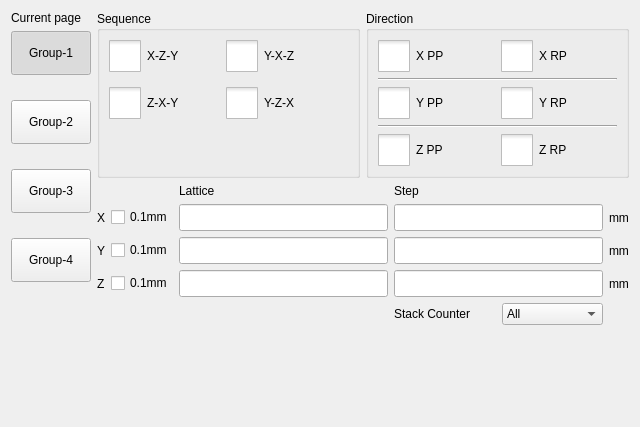
<?xml version="1.0" encoding="UTF-8"?>
<ui version="4.0">
 <class>ICHCStackedSettingsFrame</class>
 <widget class="QFrame" name="ICHCStackedSettingsFrame">
  <property name="geometry">
   <rect>
    <x>0</x>
    <y>0</y>
    <width>640</width>
    <height>427</height>
   </rect>
  </property>
  <property name="minimumSize">
   <size>
    <width>640</width>
    <height>0</height>
   </size>
  </property>
  <property name="maximumSize">
   <size>
    <width>640</width>
    <height>16777215</height>
   </size>
  </property>
  <property name="windowTitle">
   <string>Frame</string>
  </property>
  <property name="frameShape">
   <enum>QFrame::NoFrame</enum>
  </property>
  <property name="frameShadow">
   <enum>QFrame::Plain</enum>
  </property>
  <layout class="QHBoxLayout" name="horizontalLayout_3">
   <item>
    <layout class="QVBoxLayout" name="verticalLayout_3">
     <item>
      <widget class="QLabel" name="currentPageLabel">
       <property name="text">
        <string>Current page</string>
       </property>
      </widget>
     </item>
     <item>
      <layout class="QVBoxLayout" name="verticalLayout">
       <property name="spacing">
        <number>25</number>
       </property>
       <item>
        <widget class="QPushButton" name="page0ToolButton">
         <property name="sizePolicy">
          <sizepolicy hsizetype="Fixed" vsizetype="Fixed">
           <horstretch>0</horstretch>
           <verstretch>0</verstretch>
          </sizepolicy>
         </property>
         <property name="minimumSize">
          <size>
           <width>80</width>
           <height>44</height>
          </size>
         </property>
         <property name="maximumSize">
          <size>
           <width>80</width>
           <height>44</height>
          </size>
         </property>
         <property name="text">
          <string>Group-1</string>
         </property>
         <property name="checkable">
          <bool>true</bool>
         </property>
         <property name="checked">
          <bool>true</bool>
         </property>
         <attribute name="buttonGroup">
          <string notr="true">buttonGroup_2</string>
         </attribute>
        </widget>
       </item>
       <item>
        <widget class="QPushButton" name="page1ToolButton">
         <property name="sizePolicy">
          <sizepolicy hsizetype="Fixed" vsizetype="Fixed">
           <horstretch>0</horstretch>
           <verstretch>0</verstretch>
          </sizepolicy>
         </property>
         <property name="minimumSize">
          <size>
           <width>80</width>
           <height>44</height>
          </size>
         </property>
         <property name="maximumSize">
          <size>
           <width>80</width>
           <height>44</height>
          </size>
         </property>
         <property name="text">
          <string>Group-2</string>
         </property>
         <property name="checkable">
          <bool>true</bool>
         </property>
         <attribute name="buttonGroup">
          <string notr="true">buttonGroup_2</string>
         </attribute>
        </widget>
       </item>
       <item>
        <widget class="QPushButton" name="page2ToolButton">
         <property name="sizePolicy">
          <sizepolicy hsizetype="Fixed" vsizetype="Fixed">
           <horstretch>0</horstretch>
           <verstretch>0</verstretch>
          </sizepolicy>
         </property>
         <property name="minimumSize">
          <size>
           <width>80</width>
           <height>44</height>
          </size>
         </property>
         <property name="maximumSize">
          <size>
           <width>80</width>
           <height>44</height>
          </size>
         </property>
         <property name="text">
          <string>Group-3</string>
         </property>
         <property name="checkable">
          <bool>true</bool>
         </property>
         <attribute name="buttonGroup">
          <string notr="true">buttonGroup_2</string>
         </attribute>
        </widget>
       </item>
       <item>
        <widget class="QPushButton" name="page3ToolButton">
         <property name="sizePolicy">
          <sizepolicy hsizetype="Fixed" vsizetype="Fixed">
           <horstretch>0</horstretch>
           <verstretch>0</verstretch>
          </sizepolicy>
         </property>
         <property name="minimumSize">
          <size>
           <width>80</width>
           <height>44</height>
          </size>
         </property>
         <property name="maximumSize">
          <size>
           <width>80</width>
           <height>44</height>
          </size>
         </property>
         <property name="text">
          <string>Group-4</string>
         </property>
         <property name="checkable">
          <bool>true</bool>
         </property>
         <attribute name="buttonGroup">
          <string notr="true">buttonGroup_2</string>
         </attribute>
        </widget>
       </item>
       <item>
        <spacer name="verticalSpacer">
         <property name="orientation">
          <enum>Qt::Vertical</enum>
         </property>
         <property name="sizeHint" stdset="0">
          <size>
           <width>20</width>
           <height>40</height>
          </size>
         </property>
        </spacer>
       </item>
      </layout>
     </item>
    </layout>
   </item>
   <item>
    <layout class="QVBoxLayout" name="verticalLayout_2">
     <item>
      <layout class="QHBoxLayout" name="horizontalLayout">
       <item>
        <widget class="QGroupBox" name="groupBox">
         <property name="title">
          <string>Sequence</string>
         </property>
         <layout class="QFormLayout" name="formLayout">
          <property name="fieldGrowthPolicy">
           <enum>QFormLayout::AllNonFixedFieldsGrow</enum>
          </property>
          <property name="horizontalSpacing">
           <number>15</number>
          </property>
          <property name="verticalSpacing">
           <number>15</number>
          </property>
          <item row="0" column="0">
           <widget class="QCheckBox" name="xzyCheckBox">
            <property name="sizePolicy">
             <sizepolicy hsizetype="Fixed" vsizetype="Fixed">
              <horstretch>0</horstretch>
              <verstretch>0</verstretch>
             </sizepolicy>
            </property>
            <property name="minimumSize">
             <size>
              <width>102</width>
              <height>0</height>
             </size>
            </property>
            <property name="maximumSize">
             <size>
              <width>100</width>
              <height>16777215</height>
             </size>
            </property>
            <property name="styleSheet">
             <string notr="true">::indicator {
     width: 32px;
     height: 32px;
 }

::indicator:unchecked 
{
     image: url(:/resource/check_unchecked.png);
 }
::indicator:checked 
{
     image: url(:/resource/check_checked.png);
 }
</string>
            </property>
            <property name="text">
             <string>X-Z-Y</string>
            </property>
            <attribute name="buttonGroup">
             <string notr="true">buttonGroup</string>
            </attribute>
           </widget>
          </item>
          <item row="1" column="0">
           <widget class="QCheckBox" name="zxyCheckBox">
            <property name="sizePolicy">
             <sizepolicy hsizetype="Fixed" vsizetype="Fixed">
              <horstretch>0</horstretch>
              <verstretch>0</verstretch>
             </sizepolicy>
            </property>
            <property name="minimumSize">
             <size>
              <width>102</width>
              <height>0</height>
             </size>
            </property>
            <property name="styleSheet">
             <string notr="true">::indicator {
     width: 32px;
     height: 32px;
 }

::indicator:unchecked 
{
     image: url(:/resource/check_unchecked.png);
 }
::indicator:checked 
{
     image: url(:/resource/check_checked.png);
 }
</string>
            </property>
            <property name="text">
             <string>Z-X-Y</string>
            </property>
            <attribute name="buttonGroup">
             <string notr="true">buttonGroup</string>
            </attribute>
           </widget>
          </item>
          <item row="1" column="1">
           <widget class="QCheckBox" name="yzxCheckBox">
            <property name="sizePolicy">
             <sizepolicy hsizetype="Fixed" vsizetype="Fixed">
              <horstretch>0</horstretch>
              <verstretch>0</verstretch>
             </sizepolicy>
            </property>
            <property name="minimumSize">
             <size>
              <width>100</width>
              <height>0</height>
             </size>
            </property>
            <property name="styleSheet">
             <string notr="true">::indicator {
     width: 32px;
     height: 32px;
 }

::indicator:unchecked 
{
     image: url(:/resource/check_unchecked.png);
 }
::indicator:checked 
{
     image: url(:/resource/check_checked.png);
 }
</string>
            </property>
            <property name="text">
             <string>Y-Z-X</string>
            </property>
            <attribute name="buttonGroup">
             <string notr="true">buttonGroup</string>
            </attribute>
           </widget>
          </item>
          <item row="0" column="1">
           <widget class="QCheckBox" name="yxzCheckBox">
            <property name="sizePolicy">
             <sizepolicy hsizetype="Fixed" vsizetype="Fixed">
              <horstretch>0</horstretch>
              <verstretch>0</verstretch>
             </sizepolicy>
            </property>
            <property name="minimumSize">
             <size>
              <width>100</width>
              <height>0</height>
             </size>
            </property>
            <property name="maximumSize">
             <size>
              <width>100</width>
              <height>16777215</height>
             </size>
            </property>
            <property name="styleSheet">
             <string notr="true">::indicator {
     width: 32px;
     height: 32px;
 }

::indicator:unchecked 
{
     image: url(:/resource/check_unchecked.png);
 }
::indicator:checked 
{
     image: url(:/resource/check_checked.png);
 }
</string>
            </property>
            <property name="text">
             <string>Y-X-Z</string>
            </property>
            <attribute name="buttonGroup">
             <string notr="true">buttonGroup</string>
            </attribute>
           </widget>
          </item>
         </layout>
        </widget>
       </item>
       <item>
        <widget class="QGroupBox" name="groupBox_2">
         <property name="title">
          <string>Direction</string>
         </property>
         <layout class="QFormLayout" name="formLayout_2">
          <property name="fieldGrowthPolicy">
           <enum>QFormLayout::AllNonFixedFieldsGrow</enum>
          </property>
          <property name="horizontalSpacing">
           <number>11</number>
          </property>
          <property name="verticalSpacing">
           <number>6</number>
          </property>
          <item row="0" column="0">
           <widget class="QCheckBox" name="xPPCheckBox">
            <property name="sizePolicy">
             <sizepolicy hsizetype="Fixed" vsizetype="Fixed">
              <horstretch>0</horstretch>
              <verstretch>0</verstretch>
             </sizepolicy>
            </property>
            <property name="minimumSize">
             <size>
              <width>112</width>
              <height>32</height>
             </size>
            </property>
            <property name="maximumSize">
             <size>
              <width>16777215</width>
              <height>16777215</height>
             </size>
            </property>
            <property name="styleSheet">
             <string notr="true">::indicator {
     width: 32px;
     height: 32px;
 }

::indicator:unchecked 
{
     image: url(:/resource/check_unchecked.png);
 }
::indicator:checked 
{
     image: url(:/resource/check_checked.png);
 }
</string>
            </property>
            <property name="text">
             <string>X PP</string>
            </property>
            <attribute name="buttonGroup">
             <string notr="true">buttonGroup_3</string>
            </attribute>
           </widget>
          </item>
          <item row="0" column="1">
           <widget class="QCheckBox" name="xRPCheckBox">
            <property name="sizePolicy">
             <sizepolicy hsizetype="Fixed" vsizetype="Fixed">
              <horstretch>0</horstretch>
              <verstretch>0</verstretch>
             </sizepolicy>
            </property>
            <property name="minimumSize">
             <size>
              <width>112</width>
              <height>32</height>
             </size>
            </property>
            <property name="layoutDirection">
             <enum>Qt::LeftToRight</enum>
            </property>
            <property name="styleSheet">
             <string notr="true">::indicator {
     width: 32px;
     height: 32px;
 }

::indicator:unchecked 
{
     image: url(:/resource/check_unchecked.png);
 }
::indicator:checked 
{
     image: url(:/resource/check_checked.png);
 }
</string>
            </property>
            <property name="text">
             <string>X RP</string>
            </property>
            <attribute name="buttonGroup">
             <string notr="true">buttonGroup_3</string>
            </attribute>
           </widget>
          </item>
          <item row="2" column="0">
           <widget class="QCheckBox" name="yPPCheckBox">
            <property name="sizePolicy">
             <sizepolicy hsizetype="Fixed" vsizetype="Fixed">
              <horstretch>0</horstretch>
              <verstretch>0</verstretch>
             </sizepolicy>
            </property>
            <property name="minimumSize">
             <size>
              <width>112</width>
              <height>32</height>
             </size>
            </property>
            <property name="styleSheet">
             <string notr="true">::indicator {
     width: 32px;
     height: 32px;
 }

::indicator:unchecked 
{
     image: url(:/resource/check_unchecked.png);
 }
::indicator:checked 
{
     image: url(:/resource/check_checked.png);
 }
</string>
            </property>
            <property name="text">
             <string>Y PP</string>
            </property>
            <attribute name="buttonGroup">
             <string notr="true">buttonGroup_4</string>
            </attribute>
           </widget>
          </item>
          <item row="2" column="1">
           <widget class="QCheckBox" name="yRPCheckBox">
            <property name="sizePolicy">
             <sizepolicy hsizetype="Fixed" vsizetype="Fixed">
              <horstretch>0</horstretch>
              <verstretch>0</verstretch>
             </sizepolicy>
            </property>
            <property name="minimumSize">
             <size>
              <width>112</width>
              <height>32</height>
             </size>
            </property>
            <property name="styleSheet">
             <string notr="true">::indicator {
     width: 32px;
     height: 32px;
 }

::indicator:unchecked 
{
     image: url(:/resource/check_unchecked.png);
 }
::indicator:checked 
{
     image: url(:/resource/check_checked.png);
 }
</string>
            </property>
            <property name="text">
             <string>Y RP</string>
            </property>
            <attribute name="buttonGroup">
             <string notr="true">buttonGroup_4</string>
            </attribute>
           </widget>
          </item>
          <item row="4" column="0">
           <widget class="QCheckBox" name="zPPCheckBox">
            <property name="sizePolicy">
             <sizepolicy hsizetype="Fixed" vsizetype="Fixed">
              <horstretch>0</horstretch>
              <verstretch>0</verstretch>
             </sizepolicy>
            </property>
            <property name="minimumSize">
             <size>
              <width>112</width>
              <height>32</height>
             </size>
            </property>
            <property name="styleSheet">
             <string notr="true">::indicator {
     width: 32px;
     height: 32px;
 }

::indicator:unchecked 
{
     image: url(:/resource/check_unchecked.png);
 }
::indicator:checked 
{
     image: url(:/resource/check_checked.png);
 }
</string>
            </property>
            <property name="text">
             <string>Z PP</string>
            </property>
            <attribute name="buttonGroup">
             <string notr="true">buttonGroup_5</string>
            </attribute>
           </widget>
          </item>
          <item row="4" column="1">
           <widget class="QCheckBox" name="zRPCheckBox">
            <property name="sizePolicy">
             <sizepolicy hsizetype="Fixed" vsizetype="Fixed">
              <horstretch>0</horstretch>
              <verstretch>0</verstretch>
             </sizepolicy>
            </property>
            <property name="minimumSize">
             <size>
              <width>112</width>
              <height>32</height>
             </size>
            </property>
            <property name="styleSheet">
             <string notr="true">::indicator {
     width: 32px;
     height: 32px;
 }

::indicator:unchecked 
{
     image: url(:/resource/check_unchecked.png);
 }
::indicator:checked 
{
     image: url(:/resource/check_checked.png);
 }
</string>
            </property>
            <property name="text">
             <string>Z RP</string>
            </property>
            <attribute name="buttonGroup">
             <string notr="true">buttonGroup_5</string>
            </attribute>
           </widget>
          </item>
          <item row="1" column="0" colspan="2">
           <widget class="Line" name="line">
            <property name="orientation">
             <enum>Qt::Horizontal</enum>
            </property>
           </widget>
          </item>
          <item row="3" column="0" colspan="2">
           <widget class="Line" name="line_2">
            <property name="orientation">
             <enum>Qt::Horizontal</enum>
            </property>
           </widget>
          </item>
         </layout>
        </widget>
       </item>
      </layout>
     </item>
     <item>
      <layout class="QGridLayout" name="gridLayout">
       <item row="1" column="2">
        <widget class="ICLineEditWithVirtualNumericKeypad" name="xRPLatticeLineEdit">
         <property name="minimumSize">
          <size>
           <width>0</width>
           <height>27</height>
          </size>
         </property>
        </widget>
       </item>
       <item row="2" column="3">
        <widget class="ICLineEditWithVirtualNumericKeypad" name="yRPStepLineEdit">
         <property name="minimumSize">
          <size>
           <width>0</width>
           <height>27</height>
          </size>
         </property>
        </widget>
       </item>
       <item row="1" column="3">
        <widget class="ICLineEditWithVirtualNumericKeypad" name="xRPStepLineEdit">
         <property name="minimumSize">
          <size>
           <width>0</width>
           <height>27</height>
          </size>
         </property>
        </widget>
       </item>
       <item row="3" column="3">
        <widget class="ICLineEditWithVirtualNumericKeypad" name="zRPStepLineEdit">
         <property name="minimumSize">
          <size>
           <width>0</width>
           <height>27</height>
          </size>
         </property>
        </widget>
       </item>
       <item row="4" column="3">
        <layout class="QHBoxLayout" name="horizontalLayout_2">
         <item>
          <widget class="QLabel" name="label_9">
           <property name="text">
            <string>Stack Counter</string>
           </property>
          </widget>
         </item>
         <item>
          <widget class="QComboBox" name="countWayBox">
           <item>
            <property name="text">
             <string>All</string>
            </property>
           </item>
           <item>
            <property name="text">
             <string>Good</string>
            </property>
           </item>
           <item>
            <property name="text">
             <string>Stack-1</string>
            </property>
           </item>
           <item>
            <property name="text">
             <string>Stack-2</string>
            </property>
           </item>
           <item>
            <property name="text">
             <string>Stack-3</string>
            </property>
           </item>
           <item>
            <property name="text">
             <string>Stack-4</string>
            </property>
           </item>
          </widget>
         </item>
        </layout>
       </item>
       <item row="1" column="0">
        <widget class="QLabel" name="label_6">
         <property name="text">
          <string>X</string>
         </property>
        </widget>
       </item>
       <item row="3" column="4">
        <widget class="QLabel" name="label_5">
         <property name="text">
          <string>mm</string>
         </property>
        </widget>
       </item>
       <item row="1" column="4">
        <widget class="QLabel" name="label">
         <property name="text">
          <string>mm</string>
         </property>
        </widget>
       </item>
       <item row="3" column="2">
        <widget class="ICLineEditWithVirtualNumericKeypad" name="zRPLatticeLineEdit">
         <property name="minimumSize">
          <size>
           <width>0</width>
           <height>27</height>
          </size>
         </property>
        </widget>
       </item>
       <item row="2" column="2">
        <widget class="ICLineEditWithVirtualNumericKeypad" name="yRPLatticeLineEdit">
         <property name="minimumSize">
          <size>
           <width>0</width>
           <height>27</height>
          </size>
         </property>
        </widget>
       </item>
       <item row="0" column="3">
        <widget class="QLabel" name="label_3">
         <property name="text">
          <string>Step</string>
         </property>
        </widget>
       </item>
       <item row="3" column="0">
        <widget class="QLabel" name="label_8">
         <property name="text">
          <string>Z</string>
         </property>
        </widget>
       </item>
       <item row="0" column="2">
        <widget class="QLabel" name="label_2">
         <property name="text">
          <string>Lattice</string>
         </property>
        </widget>
       </item>
       <item row="2" column="4">
        <widget class="QLabel" name="label_4">
         <property name="text">
          <string>mm</string>
         </property>
        </widget>
       </item>
       <item row="2" column="0">
        <widget class="QLabel" name="label_7">
         <property name="text">
          <string>Y</string>
         </property>
        </widget>
       </item>
       <item row="1" column="1">
        <widget class="QCheckBox" name="xUnit">
         <property name="text">
          <string>0.1mm</string>
         </property>
        </widget>
       </item>
       <item row="2" column="1">
        <widget class="QCheckBox" name="yUnit">
         <property name="text">
          <string>0.1mm</string>
         </property>
        </widget>
       </item>
       <item row="3" column="1">
        <widget class="QCheckBox" name="zUnit">
         <property name="text">
          <string>0.1mm</string>
         </property>
        </widget>
       </item>
      </layout>
     </item>
     <item>
      <spacer name="verticalSpacer_2">
       <property name="orientation">
        <enum>Qt::Vertical</enum>
       </property>
       <property name="sizeHint" stdset="0">
        <size>
         <width>20</width>
         <height>40</height>
        </size>
       </property>
      </spacer>
     </item>
    </layout>
   </item>
  </layout>
 </widget>
 <customwidgets>
  <customwidget>
   <class>ICLineEditWithVirtualNumericKeypad</class>
   <extends>QLineEdit</extends>
   <header>iclineeditwithvirtualnumerickeypad.h</header>
  </customwidget>
 </customwidgets>
 <resources/>
 <connections/>
 <buttongroups>
  <buttongroup name="buttonGroup_2"/>
  <buttongroup name="buttonGroup_3"/>
  <buttongroup name="buttonGroup_4"/>
  <buttongroup name="buttonGroup_5"/>
  <buttongroup name="buttonGroup"/>
 </buttongroups>
</ui>
